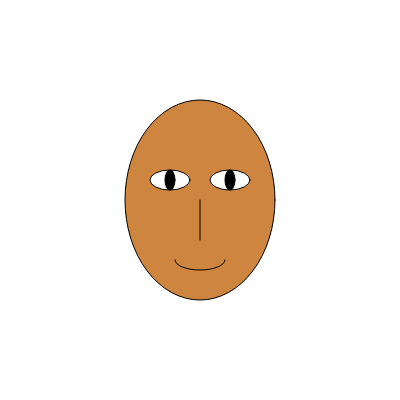
Frame 1 (no input)
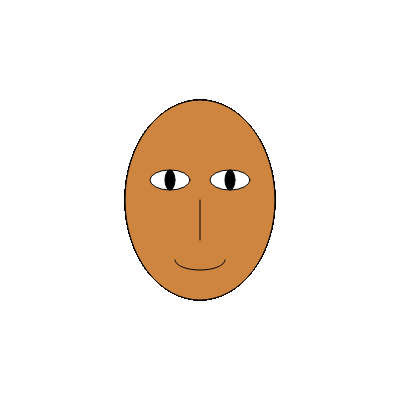
Frame 60 (no input)
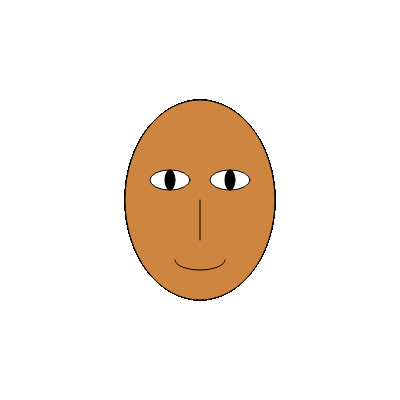
Frame 120 (the mouse pressed at the canvas centre since frame 60)

The p5.js sketch that drew these frames (run headless with seeded random() and noise() and a simulated clock; from frame 60 on, the mouse is pressed at the canvas centre):

// p5.js sketch
// ── sketch.js
function setup() {
  createCanvas(400, 400);
  background(255);
}

function draw() {
  // Draw the face
  fill(205, 133, 63); // Skin color
  ellipse(200, 200, 150, 200); // Head

  // Draw the eyes
  fill(255); // White part of the eyes
  ellipse(170, 180, 40, 20); // Left eye
  ellipse(230, 180, 40, 20); // Right eye

  fill(0); // Black part of the eyes
  ellipse(170, 180, 10, 20); // Left pupil
  ellipse(230, 180, 10, 20); // Right pupil

  // Draw the nose
  line(200, 200, 200, 240); // Simple line for nose

  // Draw the mouth
  noFill();
  arc(200, 260, 50, 20, 0, PI); // Smiling mouth
}
